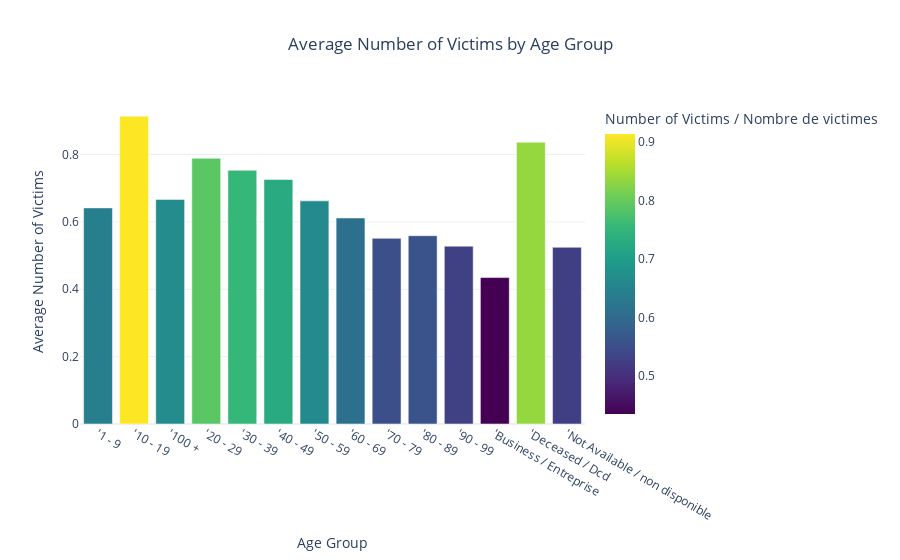

Source (notebook cell):
### Code cell
# 6. Average Number of Victims by Age Group (Bar Chart)
avg_victims = df.groupby("Victim Age Range / Tranche d'ge des victimes")['Number of Victims / Nombre de victimes'].mean().reset_index()

fig6 = px.bar(avg_victims,
             x="Victim Age Range / Tranche d'ge des victimes",
             y='Number of Victims / Nombre de victimes',
             title='Average Number of Victims by Age Group',
             template='plotly_white',
             color='Number of Victims / Nombre de victimes',
             color_continuous_scale='Viridis')

fig6.update_layout(
    title_x=0.5,
    xaxis_title='Age Group',
    yaxis_title='Average Number of Victims',
    showlegend=False,
    plot_bgcolor='white'
)

fig6.show()

### Figure 1 — Plotly figure (JSON) as saved in the notebook; plotly's stock layout.template omitted (floating-point values rounded to 4 significant figures)
{"data": [{"hovertemplate": "Victim Age Range / Tranche d'ge des victimes=%{x}<br>Number of Victims / Nombre de victimes=%{marker.color}<extra></extra>", "legendgroup": "", "marker": {"color": [0.6416, 0.9138, 0.6667, 0.7886, 0.7532, 0.7259, 0.6625, 0.6117, 0.5514, 0.5591, 0.528, 0.4348, 0.8364, 0.5246], "coloraxis": "coloraxis", "pattern": {"shape": ""}}, "name": "", "orientation": "v", "showlegend": false, "textposition": "auto", "type": "bar", "x": ["'1 - 9", "'10 - 19", "'100 +", "'20 - 29", "'30 - 39", "'40 - 49", "'50 - 59", "'60 - 69", "'70 - 79", "'80 - 89", "'90 - 99", "'Business / Entreprise", "'Deceased / Dcd", "'Not Available / non disponible"], "xaxis": "x", "y": [0.6416, 0.9138, 0.6667, 0.7886, 0.7532, 0.7259, 0.6625, 0.6117, 0.5514, 0.5591, 0.528, 0.4348, 0.8364, 0.5246], "yaxis": "y"}], "layout": {"barmode": "relative", "coloraxis": {"colorbar": {"title": {"text": "Number of Victims / Nombre de victimes"}}, "colorscale": [[0, "#440154"], [0.1111, "#482878"], [0.2222, "#3e4989"], [0.3333, "#31688e"], [0.4444, "#26828e"], [0.5556, "#1f9e89"], [0.6667, "#35b779"], [0.7778, "#6ece58"], [0.8889, "#b5de2b"], [1, "#fde725"]]}, "legend": {"tracegroupgap": 0}, "plot_bgcolor": "white", "showlegend": false, "title": {"text": "Average Number of Victims by Age Group", "x": 0.5}, "xaxis": {"anchor": "y", "domain": [0, 1], "title": {"text": "Age Group"}}, "yaxis": {"anchor": "x", "domain": [0, 1], "title": {"text": "Average Number of Victims"}}}}
